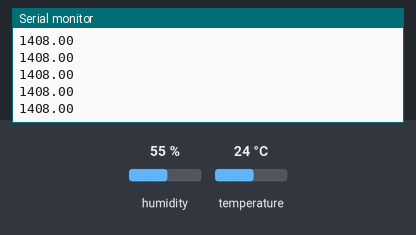
A sketch run on a simulated Arduino Uno, built with avr-gcc and run on an emulated ATmega328P. On the bench: the last lines printed to the serial monitor. Wiring (inferred from the names in the program): DHT11 sensor: data pin 2. Inputs (shaded band) come from the test bench; at power-on: humidity 55 %, temperature 24 °C.

Above: at 5.8 s.
5.9 s: humidity set to 22 %
At 10.5 s:
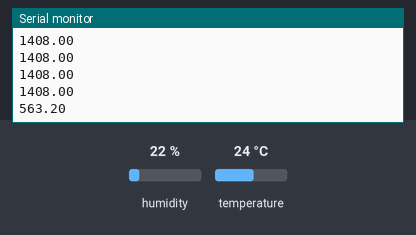
11.9 s: humidity set to 40 %
At 12.9 s:
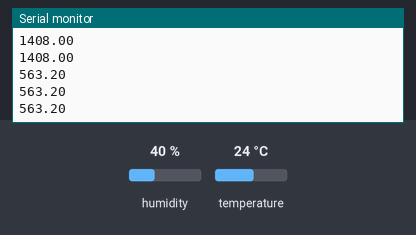
Timing chart, 0 to 14.9 s (numbered marks = the images above; inputs shaded):
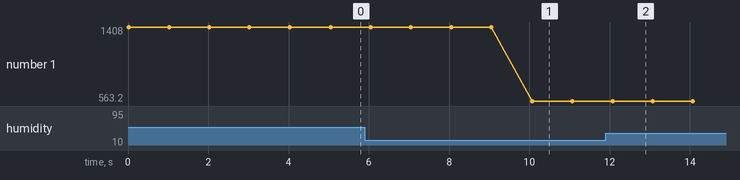

Measured:
- after the input at 5.9 s, the serial monitor: prints a new line after 4.2 s (image 1)
- plotted number 1: 1408 → 563.2 after the input at 5.9 s, 563.2 → 1024 after the input at 11.9 s

The sketch:

Sender.ino
```cpp
#ifndef humid_h
#define humid_h

#include "Arduino.h"

class humid
{
  public:
    humid(int pin = 2, int updateRate = 5);
    float readH();
    float readT();

  private:
    boolean readData();
    int _pin;
    float _humidity, _tem, _updateRate;
    unsigned int _timeout;
    unsigned long _lastread;
    byte _data[5], _checksum;
    boolean _firstReading = true;
};

#endif

////////////////////////

#include "Arduino.h"


humid::humid(int pin, int updateRate):_pin(pin), _updateRate(updateRate)
{
  if(updateRate < 2){
    Serial.println("TOO FAST UPDATERATE CHOSEN, USING DEAFULT OF 5 SECONDS...");
    _updateRate = 2;
  }
}


float humid::readH()
{
  if(((millis() - _lastread) > (_updateRate * 1000)) || (_firstReading)){
    if(readData()){
      return _humidity;
    }else{
      Serial.println("AN ERROR OCCURED WHILE READING, RETURNING NAN, PLEASE CHECK YOUR CONNECTIONS AND SETTINGS!");
      return NAN;
    }
  }else{
    return _humidity;
  }
}

float humid::readT()
{
  if(((millis() - _lastread) > (_updateRate * 1000)) || (_firstReading)){
    if(readData()){
      return _tem;
    }else{
      Serial.println("AN ERROR OCCURED WHILE READING, RETURNING NAN, PLEASE CHECK YOUR CONNECTIONS AND SETTINGS!");
      return NAN;
    }
  }else{
    return _tem;
  }
}

boolean humid::readData()
{
  //VARIABLES FOR RECEIVEING DATA
  byte _element = 0, _count =7;

  //REGISTERS LASTREAD AND TURNS FIRSTREADING TO FALSE
  if(_firstReading){
    _firstReading = false;
  }
  _lastread = millis();

  //CHECKS IF THERE HAVE BEEN A ROLLOVER
  if(_lastread > millis()){
    _lastread = 0;
  }

  //CLEARS DATA IN ARRAY AND ASSIGNS 0 TO EVERY ELEMENT
  for(byte i = 0; i < 5; i++){
    _data[i] = 0;
  }

  //SENDS DATA REQUEST TO SENSOR
  pinMode(_pin, OUTPUT);
  digitalWrite(_pin, LOW);
  delay(20);
  digitalWrite(_pin, HIGH);
  delayMicroseconds(40);
  pinMode(_pin, INPUT);

  //READ SENSOR CONFIRMATION OR PRINT TIMEOUT ERROR
  _timeout = 10000;
  while(digitalRead(_pin) == LOW){
    if(_timeout-- == 0){
      Serial.println("ERROR: TIMEOUT at LOW START-SIGNAL");
      return false;
    }
  }
  _timeout = 10000;
  while(digitalRead(_pin) == HIGH){
    if(_timeout-- == 0){
      Serial.println("ERROR: TIMEOUT at HIGH START-SIGNAL");
      return false;
    }
  }

  //READ DATA
  for(byte i = 0; i < 40; i++){
    _timeout = 10000;
    while(digitalRead(_pin) == LOW){
      if(_timeout-- == 0){
        Serial.println("ERROR: TIMEOUT at READ SIGNAL LOW");
        return false;
      }
    }

    unsigned long length = micros();

    _timeout = 10000;
    while(digitalRead(_pin) == HIGH){
      if(_timeout-- == 0){
        Serial.println("ERROR: TIMEOUT at READ SIGNAL HIGH");
        return false;
      }
    }

    if((micros() - length) > 43){
      _data[_element] |= (1 << _count);
    }
    if(_count == 0){
      _count = 7;
      _element++;
    }else{
      _count--;
    }
  }

  //COMPARE CHECKSUM
  _checksum = (_data[0] + _data[1] + _data[2] + _data[3]);
  if (_data[4] != _checksum){
    Serial.println("ERROR: at CHECKSUM");
    return false;
  }

  //CONVERTS AND STORE DATA
  _humidity = word(_data[0], _data[1]) * 0.1;
  if(_data[2] & 0x80){
    _tem = (-0.1 * word(_data[2] & 0x7F, _data[3]));
  }else{
    _tem = (0.1 * word(_data[2], _data[3]));
  }
  return true;
}

////////////////////

#define rate 5

humid sensorOne(2, rate);

void setup(){
  Serial.begin(9600);
  //Serial.println("Booting up.....");
  //Serial.println("Starting to output data.....");
}

void loop(){
  //Serial.println("");
  //delay(1000);

  //sensorOne
  //Serial.print("Sensor 1: ");
  String h = String(sensorOne.readH());
  Serial.println(h);
  delay(1000);
  //Serial.print("%\t");
  //Serial.print(sensorOne.readT(), 1);
  //Serial.println("*C");
}
```
